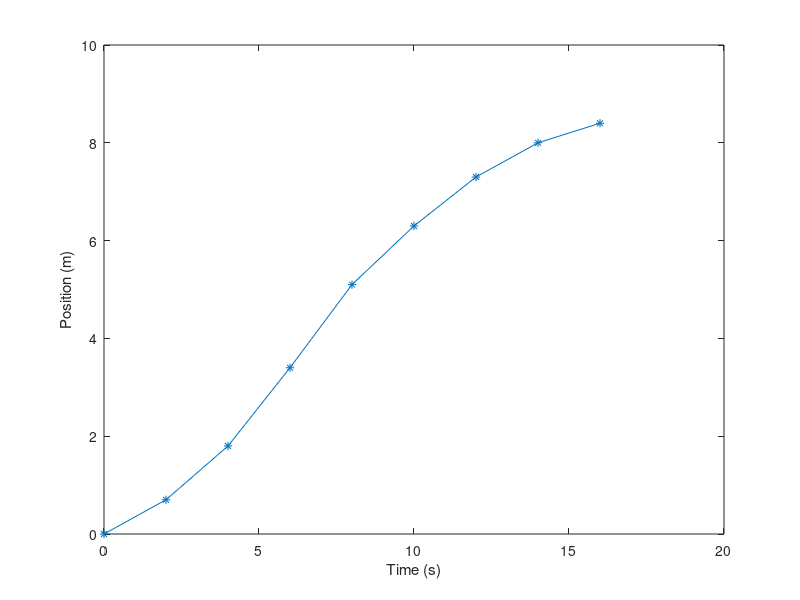

Write MATLAB code to recreate this figure.
% Created by: Anthony H. Le
% Last updated: 02-13-2019

% CHE 581: Assignment 4
% Textbook Problems 21.13, 21.28, Additional Problem
% Due: 02-18-2019
%% Problem 21.13
close all; % close all figures
clear; % clear workspace
clc; % clear command window

disp('Problem 21.13');

t = [0 2 4 6 8 10 12 14 16]'; % time, s
x = [0 0.7 1.8 3.4 5.1 6.3 7.3 8.0 8.4]; % position, m
h = 2; % step size, time, s
i = 6; % index @ t = 10

figure();
plot(t, x, '-*');
hold on;
xlabel('Time (s)');
ylabel('Position (m)');
hold off;

% (a) 2nd-order correct centered finite-difference method
disp('(a) O(h^2) centered finite-difference method');
v_a = (x(i+1) - x(i-1)) / (2 * h); % velocity @ t = 10, m/s
a_a = (x(i+1) - (2 * x(i)) + x(i-1)) / (h^2); % acceleration @ t = 10, m/s^2
fprintf('vel = %5.2f\n', v_a);
fprintf('accel = %5.2f\n', a_a);

% (b) 2nd-order correct forward fiite-difference method
disp('(b) O(h^2) forward fiite-difference method');
v_b = (-x(i+2) + (4 * x(i+1)) - (3 * x(i))) / (2 * h); % velocity @ t = 10, m/s
a_b = (-x(i+3) + (4 * x(i+2)) - (5 * x(i+1)) + (2 * x(i))) / (h^2); % acceleration @ t = 10, m/s^2
fprintf('vel = %5.2f\n', v_b);
fprintf('accel = %5.2f\n', a_b);

% (c) 2nd-order correct backward finite-difference method
disp('(c) O(h^2) backward finite-difference method');
v_c = ((3 * x(i)) - (4 * x(i-1)) + x(i-2)) / (2 * h); % velocity @ t = 10, m/s
a_c = ((2 * x(i)) - (5 * x(i-1)) + (4 * x(i-2)) - x(i-3)) / (h^2); % acceleration @ t = 10, m/s^2
fprintf('vel = %5.2f\n', v_c);
fprintf('accel = %5.2f\n', a_c);

disp('-------------------------------------------------');

%% Problem 21.28
close all;
clear;
clc;

disp('Problem 21.28');


disp('-------------------------------------------------');

%% Additional Problem
close all;
clear;
clc;

disp('Additional Problem (see handout)');

f = @(xx) sin(50 .* xx) .* xx.^2;



disp('-------------------------------------------------');
